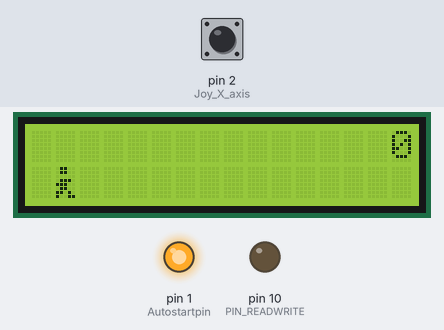
The sketch below on a simulated Arduino Uno, built with avr-gcc and run on an emulated ATmega328P. Shown: 16×2 character LCD, output pins drawn as LEDs (lit = HIGH). Inputs (shaded band) come from the test bench; at power-on: pin 2 (Joy_X_axis) HIGH. Random numbers use the default seed unless the sketch sets one.

Above: at 1.3 s.
1.4 s: pin 2 (Joy_X_axis) pulled LOW for 0.15 s
At 1.78 s:
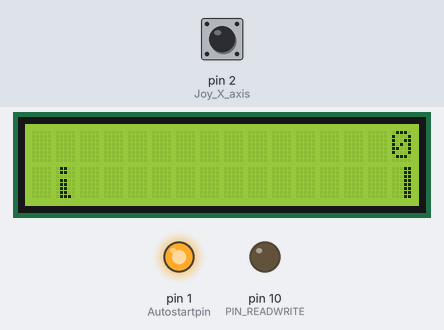
2.1 s: pin 2 (Joy_X_axis) pulled LOW for 1 s
At 2.31 s:
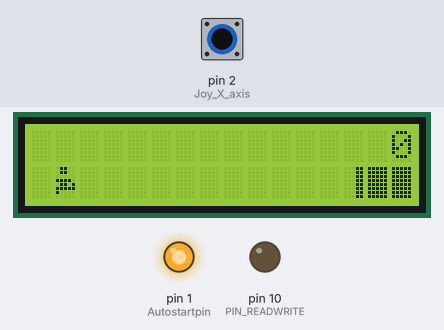
3.7 s: pin 2 (Joy_X_axis) pulled LOW for 0.15 s
At 3.89 s:
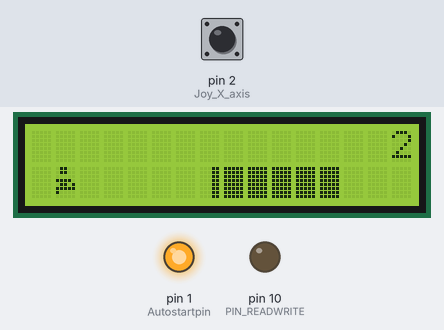
4.4 s: pin 2 (Joy_X_axis) pulsed LOW 5 times (0.12 s each, 0.3 s apart)
At 5.21 s:
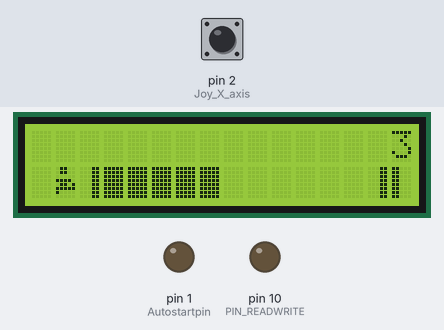
7.4 s: pin 2 (Joy_X_axis) pulsed LOW 2 times (0.12 s each, 0.3 s apart)
At 8.72 s:
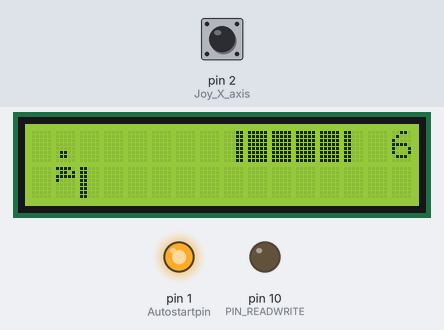
9.5 s: pin 2 (Joy_X_axis) pulled LOW for 3.2 s
At 14.48 s:
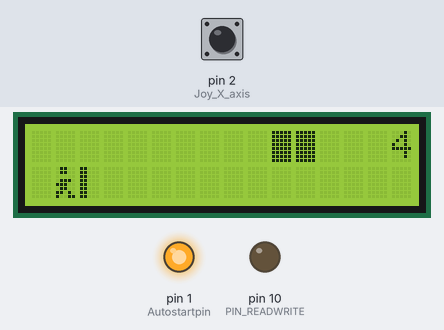
Timing chart, 0 to 16.0 s (numbered marks = the images above; inputs shaded):
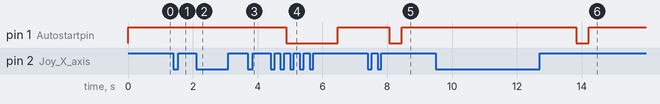

Measured:
- after the input at 9.5 s, pin 1 (Autostartpin): HIGH → LOW after 4.3 s, → HIGH 0.40 s later

The sketch:

Joystick_Game_Program.ino
```cpp
#include <LiquidCrystal_I2C.h>


LiquidCrystal_I2C lcd(0x27, 2, 1, 0, 4, 5, 6, 7, 3, POSITIVE);
//try 0x27 address for LCD if not work otherwise find addres of LCD from backside of LCD

#define SPRITE_TERRAIN_EMPTY ' '

#define SPRITE_TERRAIN_SOLID 5

#define SPRITE_TERRAIN_SOLID_RIGHT 6

#define SPRITE_TERRAIN_SOLID_LEFT 7

#define Joy_X_axis 2

#define Autostartpin 1

#define PIN_READWRITE 10

#define PIN_CONTRAST 12


#define SPRITE_RUN1 1

#define SPRITE_RUN2 2

#define SPRITE_JUMP 3

#define SPRITE_JUMP_UPPER '.'
#define SPRITE_JUMP_LOWER 4


#define BOY_HORIZONTAL_POSITION 1

#define TERRAIN_WIDTH 16
#define TERRAIN_EMPTY 0
#define TERRAIN_LOWER_BLOCK 1
#define TERRAIN_UPPER_BLOCK 2

#define BOY_POSITION_OFF 0          // boy is invisible
#define BOY_POSITION_RUN_LOWER_1 1  // boy is running on lower row (pose 1)
#define BOY_POSITION_RUN_LOWER_2 2  //                              (pose 2)

#define BOY_POSITION_JUMP_1 3       // Starting a jump
#define BOY_POSITION_JUMP_2 4       // Half-way up
#define BOY_POSITION_JUMP_3 5       // Jump is on upper row
#define BOY_POSITION_JUMP_4 6       // Jump is on upper row
#define BOY_POSITION_JUMP_5 7       // Jump is on upper row
#define BOY_POSITION_JUMP_6 8       // Jump is on upper row
#define BOY_POSITION_JUMP_7 9       // Half-way down
#define BOY_POSITION_JUMP_8 10      // About to land

#define BOY_POSITION_RUN_UPPER_1 11 // boy is running on upper row (pose 1)
#define BOY_POSITION_RUN_UPPER_2 12 //                              (pose 2)

//LiquidCrystal lcd(11, 9, 6, 5, 4, 3);
static char terrainUpper[TERRAIN_WIDTH + 1];
static char terrainLower[TERRAIN_WIDTH + 1];
static bool buttonPushed = false;

void initializeGraphics(){
  static byte graphics[] = {
    // Run position 1
    B01100,
    B01100,
    B00000,
    B01110,
    B11100,
    B01100,
    B11010,
    B10011,
    // Run position 2
    B01100,
    B01100,
    B00000,
    B01100,
    B01100,
    B01100,
    B01100,
    B01110,
    // Jump
    B01100,
    B01100,
    B00000,
    B11110,
    B01101,
    B11111,
    B10000,
    B00000,
    // Jump lower
    B11110,
    B01101,
    B11111,
    B10000,
    B00000,
    B00000,
    B00000,
    B00000,
    // Ground
    B11111,
    B11111,
    B11111,
    B11111,
    B11111,
    B11111,
    B11111,
    B11111,
    // Ground right
    B00011,
    B00011,
    B00011,
    B00011,
    B00011,
    B00011,
    B00011,
    B00011,
    // Ground left
    B11000,
    B11000,
    B11000,
    B11000,
    B11000,
    B11000,
    B11000,
    B11000,
  };
  int i;
  // Skip using character 0, this allows lcd.print() to be used to
  // quickly draw multiple characters
  for (i = 0; i < 7; ++i) {
    lcd.createChar(i + 1, &graphics[i * 8]);
  }
  for (i = 0; i < TERRAIN_WIDTH; ++i) {
    terrainUpper[i] = SPRITE_TERRAIN_EMPTY;
    terrainLower[i] = SPRITE_TERRAIN_EMPTY;
  }
}

// Slide the terrain to the left in half-character increments
//
void advanceTerrain(char* terrain, byte newTerrain){
  for (int i = 0; i < TERRAIN_WIDTH; ++i) {
    char current = terrain[i];
    char next = (i == TERRAIN_WIDTH-1) ? newTerrain : terrain[i+1];
    switch (current){
      case SPRITE_TERRAIN_EMPTY:
        terrain[i] = (next == SPRITE_TERRAIN_SOLID) ? SPRITE_TERRAIN_SOLID_RIGHT : SPRITE_TERRAIN_EMPTY;
        break;
      case SPRITE_TERRAIN_SOLID:
        terrain[i] = (next == SPRITE_TERRAIN_EMPTY) ? SPRITE_TERRAIN_SOLID_LEFT : SPRITE_TERRAIN_SOLID;
        break;
      case SPRITE_TERRAIN_SOLID_RIGHT:
        terrain[i] = SPRITE_TERRAIN_SOLID;
        break;
      case SPRITE_TERRAIN_SOLID_LEFT:
        terrain[i] = SPRITE_TERRAIN_EMPTY;
        break;
    }
  }
}

bool drawBoy(byte position, char* terrainUpper, char* terrainLower, unsigned int score) {
  bool collide = false;
  char upperSave = terrainUpper[BOY_HORIZONTAL_POSITION];
  char lowerSave = terrainLower[BOY_HORIZONTAL_POSITION];
  byte upper, lower;
  switch (position) {
    case BOY_POSITION_OFF:
      upper = lower = SPRITE_TERRAIN_EMPTY;
      break;
    case BOY_POSITION_RUN_LOWER_1:
      upper = SPRITE_TERRAIN_EMPTY;
      lower = SPRITE_RUN1;
      break;
    case BOY_POSITION_RUN_LOWER_2:
      upper = SPRITE_TERRAIN_EMPTY;
      lower = SPRITE_RUN2;
      break;
    case BOY_POSITION_JUMP_1:
    case BOY_POSITION_JUMP_8:
      upper = SPRITE_TERRAIN_EMPTY;
      lower = SPRITE_JUMP;
      break;
    case BOY_POSITION_JUMP_2:
    case BOY_POSITION_JUMP_7:
      upper = SPRITE_JUMP_UPPER;
      lower = SPRITE_JUMP_LOWER;
      break;
    case BOY_POSITION_JUMP_3:
    case BOY_POSITION_JUMP_4:
    case BOY_POSITION_JUMP_5:
    case BOY_POSITION_JUMP_6:
      upper = SPRITE_JUMP;
      lower = SPRITE_TERRAIN_EMPTY;
      break;
    case BOY_POSITION_RUN_UPPER_1:
      upper = SPRITE_RUN1;
      lower = SPRITE_TERRAIN_EMPTY;
      break;
    case BOY_POSITION_RUN_UPPER_2:
      upper = SPRITE_RUN2;
      lower = SPRITE_TERRAIN_EMPTY;
      break;
  }
  if (upper != ' ') {
    terrainUpper[BOY_HORIZONTAL_POSITION] = upper;
    collide = (upperSave == SPRITE_TERRAIN_EMPTY) ? false : true;
  }
  if (lower != ' ') {
    terrainLower[BOY_HORIZONTAL_POSITION] = lower;
    collide |= (lowerSave == SPRITE_TERRAIN_EMPTY) ? false : true;
  }

  byte digits = (score > 9999) ? 5 : (score > 999) ? 4 : (score > 99) ? 3 : (score > 9) ? 2 : 1;

  // Draw the scene
  terrainUpper[TERRAIN_WIDTH] = '\0';
  terrainLower[TERRAIN_WIDTH] = '\0';
  char temp = terrainUpper[16-digits];
  terrainUpper[16-digits] = '\0';
  lcd.setCursor(0,0);
  lcd.print(terrainUpper);
  terrainUpper[16-digits] = temp;
  lcd.setCursor(0,1);
  lcd.print(terrainLower);

  lcd.setCursor(16 - digits,0);
  lcd.print(score);

  terrainUpper[BOY_HORIZONTAL_POSITION] = upperSave;
  terrainLower[BOY_HORIZONTAL_POSITION] = lowerSave;
  return collide;
}

// Handle the button push as an interrupt
void buttonPush() {
  buttonPushed = true;
}

void setup(){
  pinMode(PIN_READWRITE, OUTPUT);
  digitalWrite(PIN_READWRITE, LOW);
  pinMode(PIN_CONTRAST, OUTPUT);
  digitalWrite(PIN_CONTRAST, LOW);
  pinMode(Joy_X_axis, INPUT);
  digitalWrite(Joy_X_axis, HIGH);
  pinMode(Autostartpin, OUTPUT);
  digitalWrite(Autostartpin, HIGH);

  // Digital pin 2 maps to interrupt 0
  attachInterrupt(0/*PIN_BUTTON*/, buttonPush, FALLING);

  initializeGraphics();

  lcd.begin(16, 2);
}

void loop(){
  static byte boyPos = BOY_POSITION_RUN_LOWER_1;
  static byte newTerrainType = TERRAIN_EMPTY;
  static byte newTerrainDuration = 1;
  static bool playing = false;
  static bool blink = false;
  static unsigned int distance = 0;

  if (!playing) {
    drawBoy((blink) ? BOY_POSITION_OFF : boyPos, terrainUpper, terrainLower, distance >> 3);
    if (blink) {
      lcd.setCursor(0,0);
      lcd.print("Push to  Start");
    }
    delay(100);
    blink = !blink;
    if (buttonPushed) {
      initializeGraphics();
      boyPos = BOY_POSITION_RUN_LOWER_1;
      playing = true;
      buttonPushed = false;
      distance = 0;
    }
    return;
  }

  // Shift the terrain to the left
  advanceTerrain(terrainLower, newTerrainType == TERRAIN_LOWER_BLOCK ? SPRITE_TERRAIN_SOLID : SPRITE_TERRAIN_EMPTY);
  advanceTerrain(terrainUpper, newTerrainType == TERRAIN_UPPER_BLOCK ? SPRITE_TERRAIN_SOLID : SPRITE_TERRAIN_EMPTY);

  // Make new terrain to enter on the right
  if (--newTerrainDuration == 0) {
    if (newTerrainType == TERRAIN_EMPTY) {
      newTerrainType = (random(3) == 0) ? TERRAIN_UPPER_BLOCK : TERRAIN_LOWER_BLOCK;
      newTerrainDuration = 2 + random(10);
    } else {
      newTerrainType = TERRAIN_EMPTY;
      newTerrainDuration = 10 + random(10);
    }
  }

  if (buttonPushed) {
    if (boyPos <= BOY_POSITION_RUN_LOWER_2) boyPos = BOY_POSITION_JUMP_1;
    buttonPushed = false;
  }

  if (drawBoy(boyPos, terrainUpper, terrainLower, distance >> 3)) {
    playing = false; // The boy collided with something. Too bad.
  } else {
    if (boyPos == BOY_POSITION_RUN_LOWER_2 || boyPos == BOY_POSITION_JUMP_8) {
      boyPos = BOY_POSITION_RUN_LOWER_1;
    } else if ((boyPos >= BOY_POSITION_JUMP_3 && boyPos <= BOY_POSITION_JUMP_5) && terrainLower[BOY_HORIZONTAL_POSITION] != SPRITE_TERRAIN_EMPTY) {
      boyPos = BOY_POSITION_RUN_UPPER_1;
    } else if (boyPos >= BOY_POSITION_RUN_UPPER_1 && terrainLower[BOY_HORIZONTAL_POSITION] == SPRITE_TERRAIN_EMPTY) {
      boyPos = BOY_POSITION_JUMP_5;
    } else if (boyPos == BOY_POSITION_RUN_UPPER_2) {
      boyPos = BOY_POSITION_RUN_UPPER_1;
    } else {
      ++boyPos;
    }
    ++distance;

    digitalWrite(Autostartpin, terrainLower[BOY_HORIZONTAL_POSITION + 2] == SPRITE_TERRAIN_EMPTY ? HIGH : LOW);
  }
  delay(100);
}
```
